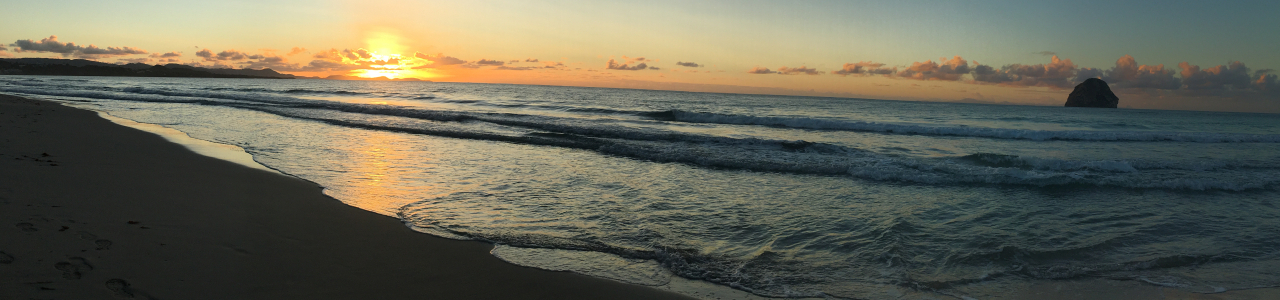
#> input picture Data/Mer/aba13.jpeg, 1280 x 300 px; its folder holds only this picture in this run
$ jupyter execute --allow-errors Histogram.ipynb
#> lines starting #> are read from the running program, lines starting #| are printed output that depends on the picture
# Analyse Histogramme

[cell 1]
import os
from PIL import Image
import matplotlib.pyplot as plt
from tqdm import tqdm
import numpy as np

## Comparaison des images moyennes
Création d'une nouvelle image pour les dossiers Data/Mer et Data/Ailleurs représentant la moyenne de toutes les images pixel par pixel

[cell 2]
def average_img(imlist):
    # source : https://stackoverflow.com/questions/17291455/how-to-get-an-average-picture-from-100-pictures-using-pil
    images = np.array([np.array(Image.open(fname).resize((1200, 1200)).convert("RGB")) for fname in imlist])
    arr = np.array(np.mean(images, axis=(0)), dtype=np.uint8)
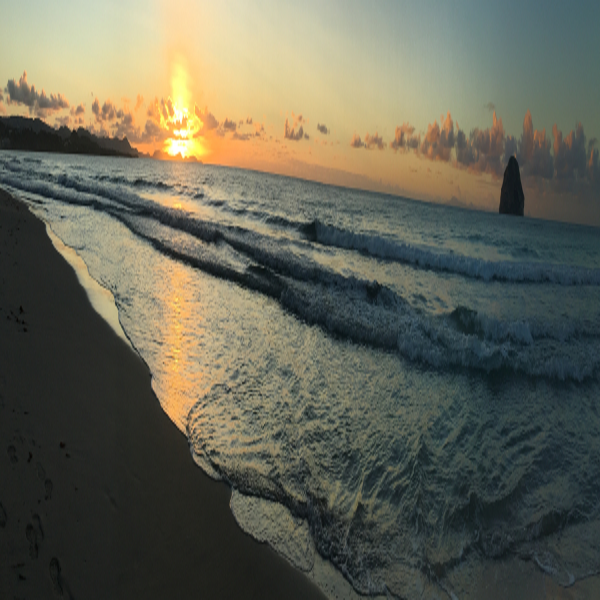
#> arr: shape (1200, 1200, 3) (shown at 1/2 size); mean of channels 0, 1, 2 100.1, 100, 85.5; drawn as R, G, B
    out = Image.fromarray(arr)
    return out

fig = plt.figure(figsize=(8, 8))
fig.add_subplot((121))
imlist = ["./Data/Mer/" + fname for fname in os.listdir("./Data/Mer/")][:]
plt.imshow(average_img(imlist))
fig.add_subplot((122))
#> (the rest of this cell did not finish here and is left out)

On peut voir ici que les différences se trouvent principalement dans les deux tiers inférieurs de l'image
Pour la suite de notre analyse de l'histogramme, nous allons donc nous intéresser à cette partie des images

## Comparaison des histogrammes moyens

[cell 3]
def average_histogram(directory):
#> called with directory = './Data/Mer'
    r_sum = 0
    g_sum = 0
    b_sum = 0
    for file in tqdm(os.listdir(directory)):
        image = Image.open(directory + "/" + file)
#> image is the input picture: PIL image 1280x300 RGB; mean R, G, B 100.1, 100, 85.5
        image = image.convert("RGB")
        image = image.resize((500,750))
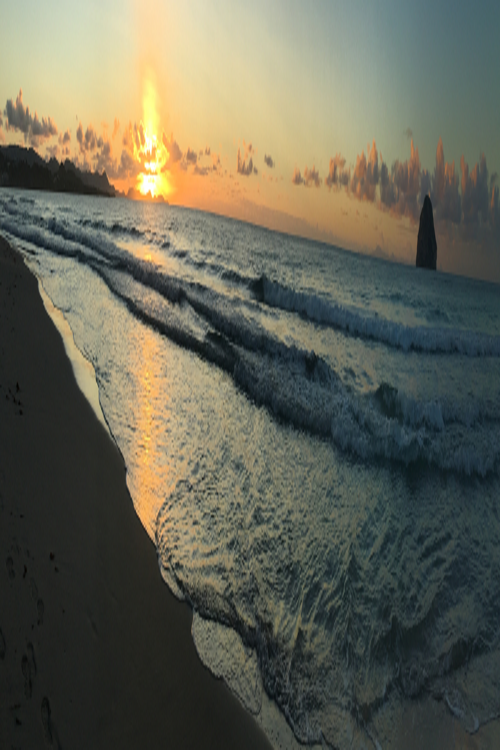
#> image: PIL image 500x750 RGB; mean R, G, B 100.1, 100, 85.5
        image = image.crop((0, 250, 500, 750)) # suppression du tiers haut de l'image
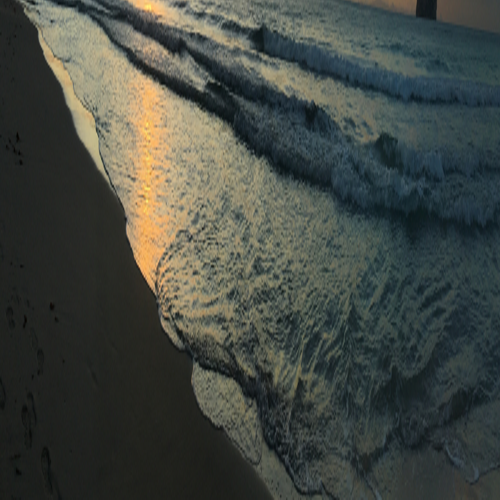
#> image: PIL image 500x500 RGB; mean R, G, B 67.7, 72.4, 66.2
        r, g, b = image.split()
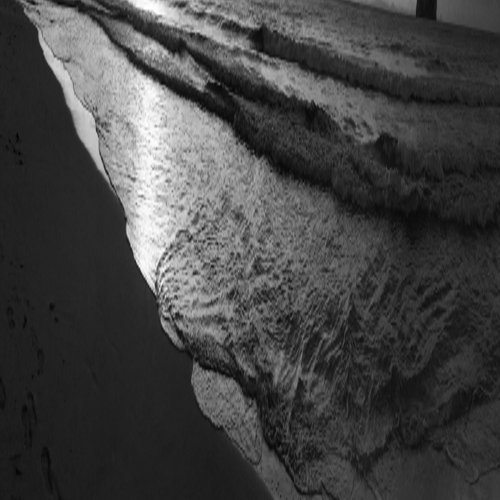
#> r: PIL image 500x500 L; min 2, max 255, mean 67.7
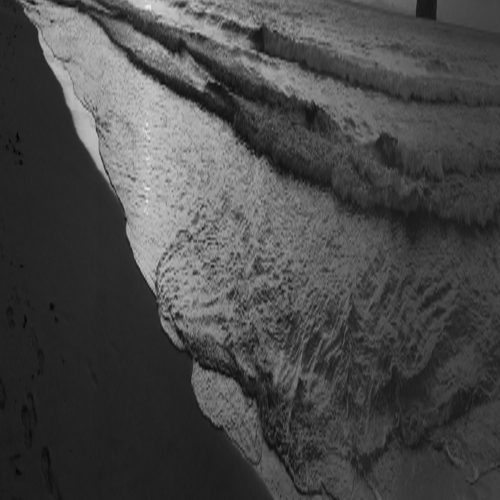
#> g: PIL image 500x500 L; min 3, max 241, mean 72.4
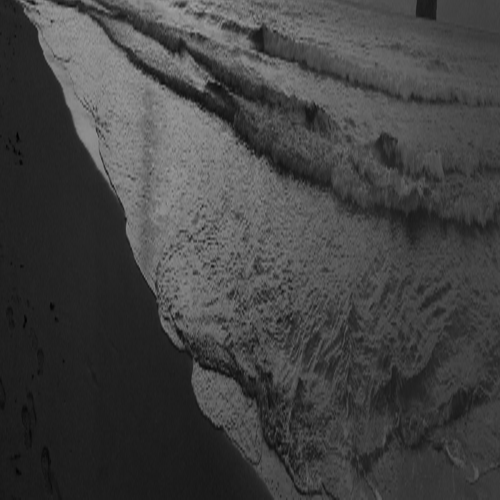
#> b: PIL image 500x500 L; min 0, max 160, mean 66.2
        r_sum += np.array(r.histogram())
#> r_sum = 256 values, max 8587 at index 32, min 0 at index 0, mean 976.6
        g_sum += np.array(g.histogram())
#> g_sum = 256 values, max 7515 at index 36, min 0 at index 0, mean 976.6
        b_sum += np.array(b.histogram())
#> b_sum = 256 values, max 6517 at index 35, min 0 at index 161, mean 976.6
    nb_files = len(os.listdir(directory))
    r_avg = r_sum / nb_files
#> r_avg has the same summary as r_sum
    g_avg = g_sum / nb_files
#> g_avg has the same summary as g_sum
    b_avg = b_sum / nb_files
#> b_avg has the same summary as b_sum
    return r_avg, g_avg, b_avg

[cell 4]
r_sea, g_sea, b_sea = average_histogram("./Data/Mer")
#> r_sea has the same summary as r_sum in average_histogram; g_sea has the same summary as g_sum in average_histogram; b_sea has the same summary as b_sum in average_histogram
#> (the rest of this cell did not finish here and is left out)


fig, (ax1, ax2) = plt.subplots(1, 2, figsize=(20,5))
fig.suptitle('Comparaison des histogrammes moyens')

ax1.set_title("Mer")
ax1.plot(r_sea, '-r', label="rouge")
ax1.plot(g_sea, '-g', label="vert")
ax1.plot(b_sea, '-b', label="bleu")

ax1.legend()

ax2.set_title("Ailleurs")
ax2.plot(r_other, '-r', label="rouge")
ax2.plot(g_other, '-g', label="vert")
ax2.plot(b_other, '-b', label="bleu")

ax2.legend();

$ run again, on Data/Mer/ar54ff.png
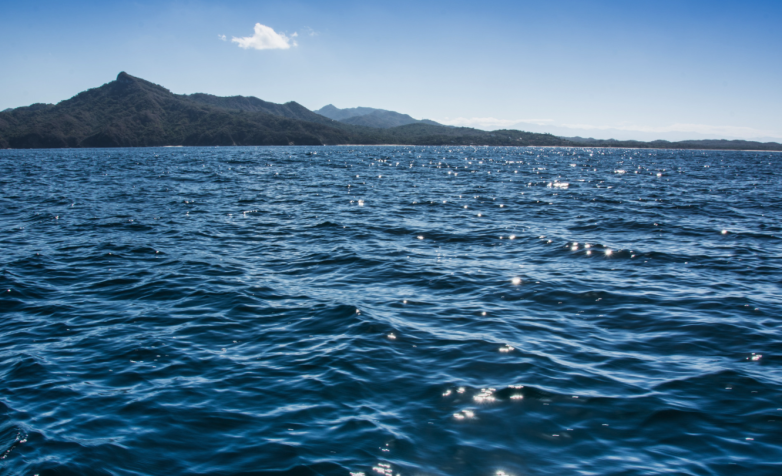
#> input picture Data/Mer/ar54ff.png, 782 x 476 px
#> in average_histogram, image is the input picture: PIL image 782x476 RGBA; mean R, G, B, A 73.5, 112.3, 142.2, 255
#> in average_histogram, `r, g, b = image.split()`:
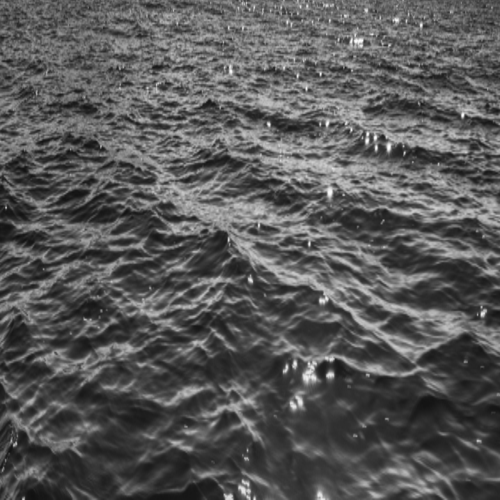
#> g: PIL image 500x500 L; min 16, max 254, mean 88.6
#> in average_histogram, `r, g, b = image.split()`:
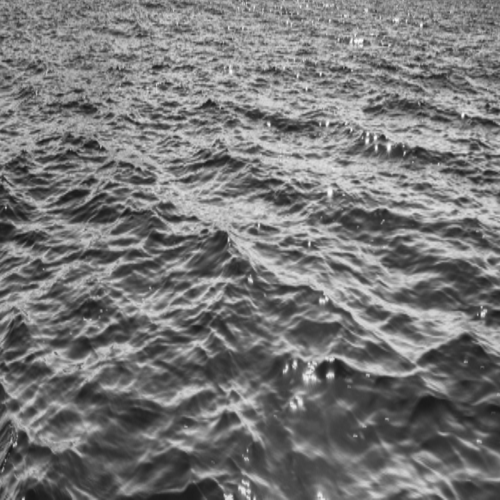
#> b: PIL image 500x500 L; min 22, max 253, mean 119.1
#> r_sum = 256 values, max 15141 at index 3, min 0 at index 252, mean 976.6
#> g_sum = 256 values, max 3098 at index 53, min 0 at index 0, mean 976.6
#> b_sum = 256 values, max 2127 at index 76, min 0 at index 0, mean 976.6
#> r_avg has the same summary as r_sum
#> g_avg has the same summary as g_sum
#> b_avg has the same summary as b_sum
#> r_sea has the same summary as r_sum in average_histogram; g_sea has the same summary as g_sum in average_histogram; b_sea has the same summary as b_sum in average_histogram

$ run again, on Data/Mer/azwr50p.jpeg
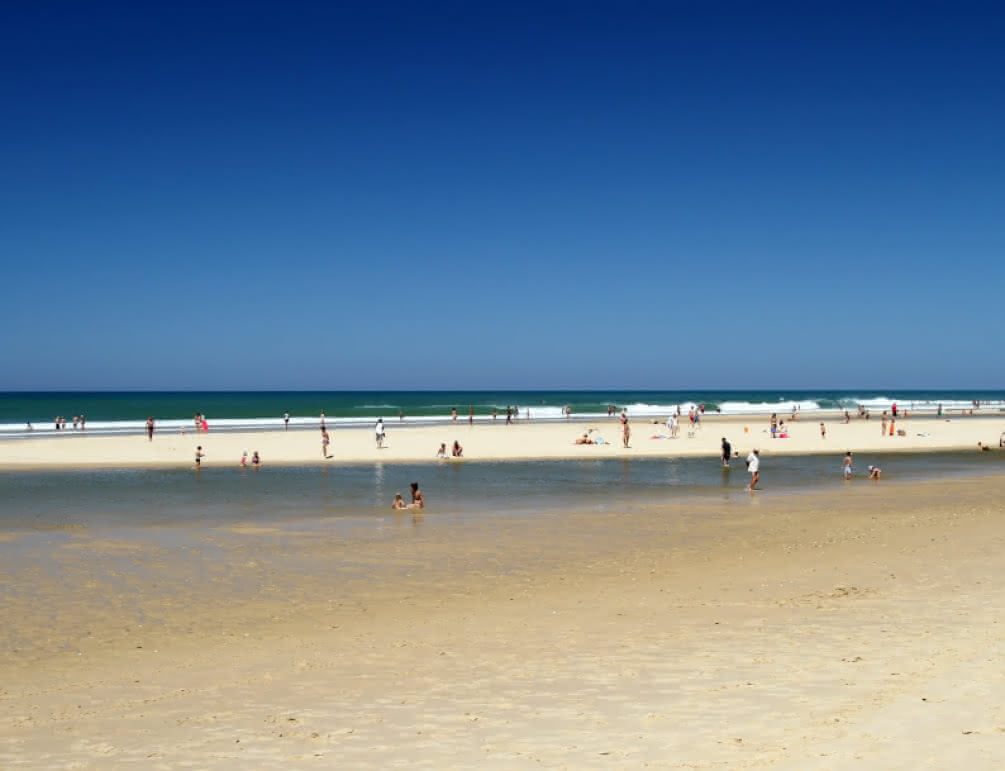
#> input picture Data/Mer/azwr50p.jpeg, 1005 x 771 px
#> in average_histogram, image is the input picture: PIL image 1005x771 RGB; mean R, G, B 111.8, 132.6, 151
#> in average_histogram, `r, g, b = image.split()`:
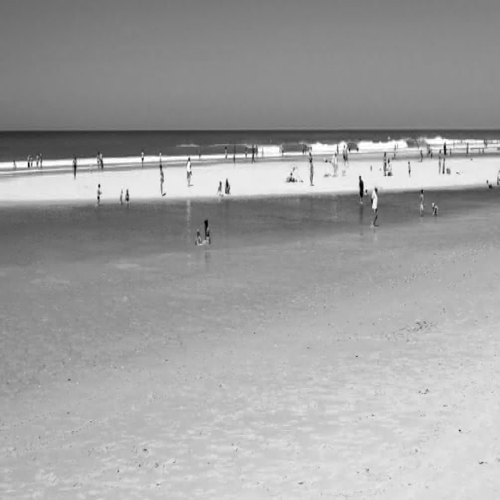
#> g: PIL image 500x500 L; min 0, max 255, mean 160.5
#> in average_histogram, `r, g, b = image.split()`:
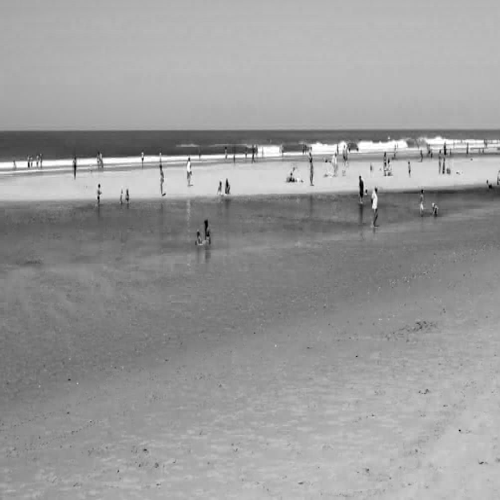
#> b: PIL image 500x500 L; min 0, max 255, mean 154.7
#> r_sum = 256 values, max 5374 at index 96, min 9 at index 254, mean 976.6
#> g_sum = 256 values, max 6471 at index 143, min 0 at index 4, mean 976.6
#> b_sum = 256 values, max 8379 at index 185, min 0 at index 2, mean 976.6
#> r_avg has the same summary as r_sum
#> g_avg has the same summary as g_sum
#> b_avg has the same summary as b_sum
#> r_sea has the same summary as r_sum in average_histogram; g_sea has the same summary as g_sum in average_histogram; b_sea has the same summary as b_sum in average_histogram

$ run again, on Data/Mer/bP0.jpeg
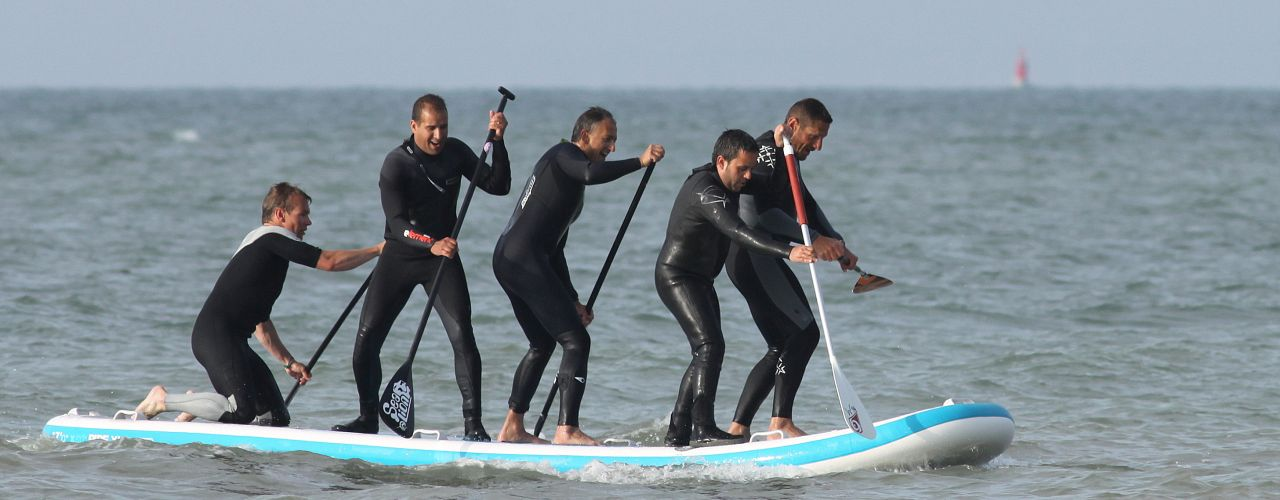
#> input picture Data/Mer/bP0.jpeg, 1280 x 500 px
#> in average_histogram, image is the input picture: PIL image 1280x500 RGB; mean R, G, B 129.1, 142.2, 149.7
#> in average_histogram, `image = image.resize((500,750))`:
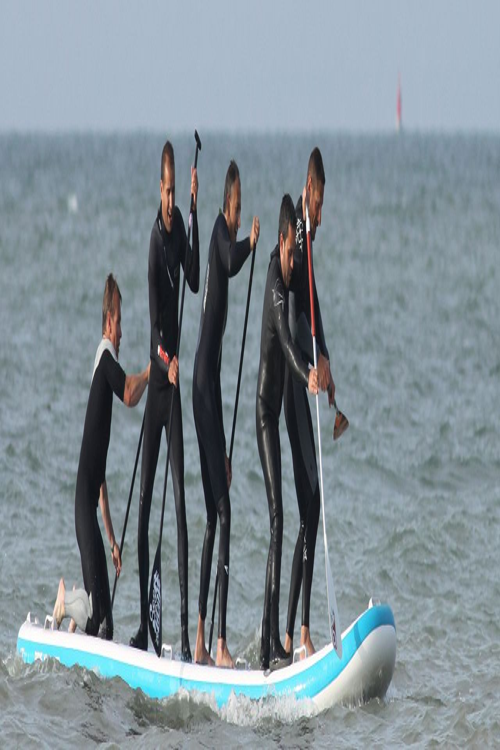
#> image: PIL image 500x750 RGB; mean R, G, B 129.1, 142.2, 149.7
#> in average_histogram, `r, g, b = image.split()`:
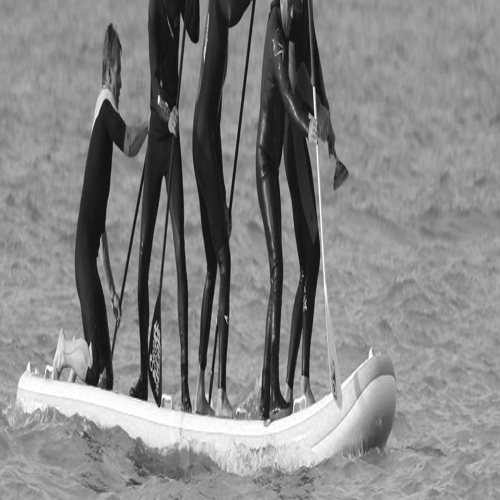
#> g: PIL image 500x500 L; min 4, max 255, mean 132.9
#> r_sum = 256 values, max 6549 at index 133, min 0 at index 1, mean 976.6
#> g_sum = 256 values, max 7221 at index 150, min 0 at index 0, mean 976.6
#> b_sum = 256 values, max 5843 at index 158, min 0 at index 0, mean 976.6
#> r_avg has the same summary as r_sum
#> g_avg has the same summary as g_sum
#> b_avg has the same summary as b_sum
#> r_sea has the same summary as r_sum in average_histogram; g_sea has the same summary as g_sum in average_histogram; b_sea has the same summary as b_sum in average_histogram
